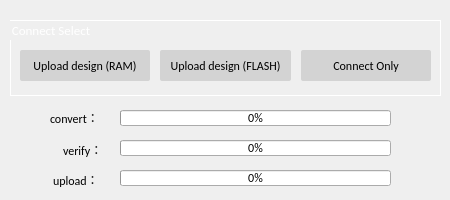
<?xml version="1.0" encoding="UTF-8"?>
<ui version="4.0">
 <class>usb_runtime_select_Dialog</class>
 <widget class="QDialog" name="usb_runtime_select_Dialog">
  <property name="enabled">
   <bool>true</bool>
  </property>
  <property name="geometry">
   <rect>
    <x>0</x>
    <y>0</y>
    <width>450</width>
    <height>200</height>
   </rect>
  </property>
  <property name="sizePolicy">
   <sizepolicy hsizetype="Fixed" vsizetype="Fixed">
    <horstretch>0</horstretch>
    <verstretch>0</verstretch>
   </sizepolicy>
  </property>
  <property name="minimumSize">
   <size>
    <width>450</width>
    <height>200</height>
   </size>
  </property>
  <property name="maximumSize">
   <size>
    <width>450</width>
    <height>200</height>
   </size>
  </property>
  <property name="font">
   <font>
    <family>Calibri</family>
   </font>
  </property>
  <property name="windowTitle">
   <string>Dialog</string>
  </property>
  <property name="sizeGripEnabled">
   <bool>false</bool>
  </property>
  <property name="modal">
   <bool>false</bool>
  </property>
  <widget class="QGroupBox" name="Group0_Profile">
   <property name="geometry">
    <rect>
     <x>10</x>
     <y>20</y>
     <width>431</width>
     <height>76</height>
    </rect>
   </property>
   <property name="sizePolicy">
    <sizepolicy hsizetype="Expanding" vsizetype="Expanding">
     <horstretch>0</horstretch>
     <verstretch>0</verstretch>
    </sizepolicy>
   </property>
   <property name="minimumSize">
    <size>
     <width>0</width>
     <height>0</height>
    </size>
   </property>
   <property name="maximumSize">
    <size>
     <width>16777215</width>
     <height>80</height>
    </size>
   </property>
   <property name="font">
    <font>
     <family>Calibri</family>
     <pointsize>10</pointsize>
     <weight>3</weight>
     <italic>false</italic>
     <bold>false</bold>
    </font>
   </property>
   <property name="styleSheet">
    <string notr="true">QGroupBox{
	font: 25 10pt &quot;Calibri&quot;;
	color: white;
	border: 1px solid white;
}
</string>
   </property>
   <property name="title">
    <string>Connect Select</string>
   </property>
   <property name="flat">
    <bool>true</bool>
   </property>
   <property name="checkable">
    <bool>false</bool>
   </property>
   <widget class="QWidget" name="horizontalLayoutWidget_4">
    <property name="geometry">
     <rect>
      <x>0</x>
      <y>20</y>
      <width>431</width>
      <height>51</height>
     </rect>
    </property>
    <layout class="QHBoxLayout" name="hBoxLayout_Profile_3">
     <property name="spacing">
      <number>10</number>
     </property>
     <property name="leftMargin">
      <number>10</number>
     </property>
     <property name="topMargin">
      <number>10</number>
     </property>
     <property name="rightMargin">
      <number>10</number>
     </property>
     <property name="bottomMargin">
      <number>10</number>
     </property>
     <item>
      <widget class="QPushButton" name="upload">
       <property name="sizePolicy">
        <sizepolicy hsizetype="Expanding" vsizetype="Expanding">
         <horstretch>0</horstretch>
         <verstretch>0</verstretch>
        </sizepolicy>
       </property>
       <property name="minimumSize">
        <size>
         <width>0</width>
         <height>0</height>
        </size>
       </property>
       <property name="maximumSize">
        <size>
         <width>16777215</width>
         <height>16777215</height>
        </size>
       </property>
       <property name="font">
        <font>
         <family>Calibri</family>
         <pointsize>9</pointsize>
        </font>
       </property>
       <property name="styleSheet">
        <string notr="true">        QPushButton {
        color: black;
        border-color: darkGray;
        border-style: solid;
        border-radius: 2;
        padding: 2 px;
        background-color: lightGray;
        }
        QPushButton:hover {
        background-color: darkGray;
        }
        QPushButton:Pressed {
        background-color: darkGray;
        }</string>
       </property>
       <property name="text">
        <string>Upload design (RAM)</string>
       </property>
      </widget>
     </item>
     <item>
      <widget class="QPushButton" name="flash">
       <property name="sizePolicy">
        <sizepolicy hsizetype="Expanding" vsizetype="Expanding">
         <horstretch>0</horstretch>
         <verstretch>0</verstretch>
        </sizepolicy>
       </property>
       <property name="minimumSize">
        <size>
         <width>0</width>
         <height>0</height>
        </size>
       </property>
       <property name="maximumSize">
        <size>
         <width>200</width>
         <height>16777215</height>
        </size>
       </property>
       <property name="font">
        <font>
         <family>Calibri</family>
         <pointsize>9</pointsize>
        </font>
       </property>
       <property name="styleSheet">
        <string notr="true">        QPushButton {
        color: black;
        border-color: darkGray;
        border-style: solid;
        border-radius: 2;
        padding: 2 px;
        background-color: lightGray;
        }
        QPushButton:hover {
        background-color: darkGray;
        }
        QPushButton:Pressed {
        background-color: darkGray;
        }
		QPushButton:disabled {  
         background-color: #a1a1a1;
		 color: #636363;
        }  </string>
       </property>
       <property name="text">
        <string>Upload design (FLASH)</string>
       </property>
      </widget>
     </item>
     <item>
      <widget class="QPushButton" name="only">
       <property name="sizePolicy">
        <sizepolicy hsizetype="Expanding" vsizetype="Expanding">
         <horstretch>0</horstretch>
         <verstretch>0</verstretch>
        </sizepolicy>
       </property>
       <property name="minimumSize">
        <size>
         <width>0</width>
         <height>0</height>
        </size>
       </property>
       <property name="maximumSize">
        <size>
         <width>16777215</width>
         <height>16777215</height>
        </size>
       </property>
       <property name="font">
        <font>
         <family>Calibri</family>
         <pointsize>9</pointsize>
        </font>
       </property>
       <property name="styleSheet">
        <string notr="true">        QPushButton {
        color: black;
        border-color: darkGray;
        border-style: solid;
        border-radius: 2;
        padding: 2 px;
        background-color: lightGray;
        }
        QPushButton:hover {
        background-color: darkGray;
        }
        QPushButton:Pressed {
        background-color: darkGray;
        }</string>
       </property>
       <property name="text">
        <string>Connect Only</string>
       </property>
      </widget>
     </item>
    </layout>
   </widget>
  </widget>
  <widget class="QProgressBar" name="verify_bar">
   <property name="geometry">
    <rect>
     <x>120</x>
     <y>140</y>
     <width>271</width>
     <height>16</height>
    </rect>
   </property>
   <property name="value">
    <number>0</number>
   </property>
  </widget>
  <widget class="QProgressBar" name="convert_bar">
   <property name="geometry">
    <rect>
     <x>120</x>
     <y>110</y>
     <width>271</width>
     <height>16</height>
    </rect>
   </property>
   <property name="value">
    <number>0</number>
   </property>
  </widget>
  <widget class="QLabel" name="label">
   <property name="geometry">
    <rect>
     <x>50</x>
     <y>110</y>
     <width>71</width>
     <height>16</height>
    </rect>
   </property>
   <property name="text">
    <string>convert：</string>
   </property>
  </widget>
  <widget class="QLabel" name="label_2">
   <property name="geometry">
    <rect>
     <x>63</x>
     <y>140</y>
     <width>51</width>
     <height>20</height>
    </rect>
   </property>
   <property name="text">
    <string>verify：</string>
   </property>
  </widget>
  <widget class="QLabel" name="label_3">
   <property name="geometry">
    <rect>
     <x>53</x>
     <y>170</y>
     <width>71</width>
     <height>20</height>
    </rect>
   </property>
   <property name="text">
    <string>upload：</string>
   </property>
  </widget>
  <widget class="QProgressBar" name="upload_bar">
   <property name="geometry">
    <rect>
     <x>120</x>
     <y>170</y>
     <width>271</width>
     <height>16</height>
    </rect>
   </property>
   <property name="value">
    <number>0</number>
   </property>
  </widget>
 </widget>
 <resources/>
 <connections/>
</ui>
